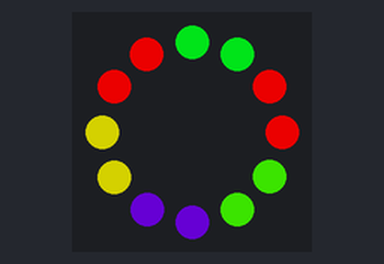
Simulated run of this program. Board: Teensy 3. Shown: 12 RGB LEDs in a ring, first at the top, clockwise. Dim RGB values are drawn brighter than linear; random numbers use the default seed unless the program sets one.

Above: at 0.15 s.
At 4.7 s:
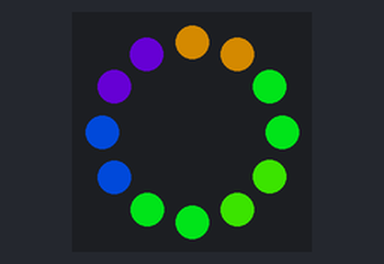
At 13.49 s:
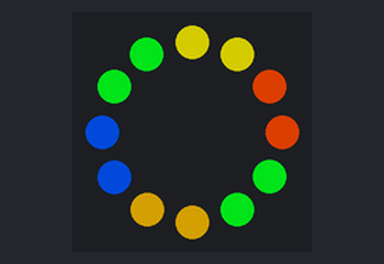
At 20.5 s:
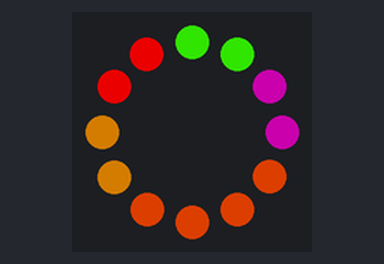
At 26.82 s:
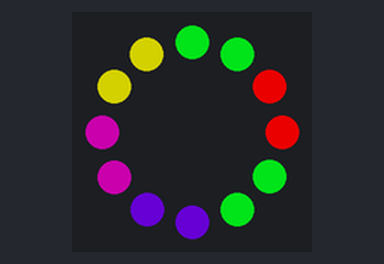
At 37.21 s:
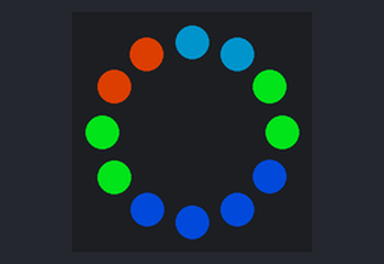

The program:

main.cpp
```cpp
#include <Arduino.h>

#include "leds.hpp"
#include "render.hpp"


void setup() {
    LedController::SetupLedController();
    RenderController::SetupRenderController();
}

void loop() {
    RenderController::RunRenderController();
    LedController::RunLedController();
}
```

leds.hpp
```cpp
#ifndef LEDS_H
#define LEDS_H


#include <FastLED.h>

#define DATA_PIN    1
#define LED_TYPE    WS2811
#define COLOR_ORDER RGB
#define BRIGHTNESS  191
#define CORRECTION  TypicalPixelString

// 50 for 20 hz, 33 for 30 hz
#define LED_REFRESH_MILLIS 33

// #define ROWS            3
// #define COLUMNS         11
// #define LEDS_PER_CELL   8
#define ROWS            2
#define COLUMNS         3
#define LEDS_PER_CELL   2

#define LEDS_COUNT      ROWS * COLUMNS * LEDS_PER_CELL

#define LEDS_PER_ROW    COLUMNS * LEDS_PER_CELL

#define LEDS_PER_COLUMN_SCOOT   2
#define LEDS_PER_ROW_SCOOT      LEDS_PER_COLUMN_SCOOT * COLUMNS

class LedController {
public:


    static void SetupLedController();
    static void RunLedController();

    static void SetLedsColor(const struct CRGB& color);
    static void SetCellColor(const int x, const int y, const struct CRGB& color);

private:
    static void setupFastLed();
    static void setupLedGrid();
    static long last_update_timestamp_;
    static CRGB leds_[LEDS_COUNT];
    static CRGB *led_grid_[COLUMNS][ROWS][LEDS_PER_CELL];
};


#endif /* LEDS_H */
```

render.hpp
```cpp
#ifndef RENDER_H
#define RENDER_H


#include "leds.hpp"
#include "utility.hpp"

enum class RenderControllerStates {
    BLINKER
};

class RenderController {
public:
    static void SetupRenderController();
    static void RunRenderController();
    static CRGB render_leds_[COLUMNS][ROWS];
private:
    static void runRenderer();
    static void setOutput();
    static RenderControllerStates state_;
};


#endif /* RENDER_H */
```

blinker.hpp
```cpp
#ifndef BLINKER_H
#define BLINKER_H

#include "leds.hpp"

enum class BlinkerState {
    STATIC,
    FADING
};


struct Blinker {
public:

    void ResetBlinker(const long timestamp) {
        last_timestamp_ = timestamp;
        state_ = random(2) ? BlinkerState::FADING : BlinkerState::STATIC;
        if (state_ == BlinkerState::FADING) {
            hold_time_ = random(500, 5000);
        } else {
            hold_time_ = random(2000, 5000);
        }
        current_hue_ = getRandomHue();
        next_hue_ = getRandomHue();
    }

    CRGB RunBlinker(const long timestamp) {
        const long elapsed = (float) timestamp - last_timestamp_;
        if (elapsed > hold_time_) {
            doTransition(timestamp);
            return CHSV(current_hue_, 255, 255);
        }
        if (state_ == BlinkerState::STATIC) {
            return CHSV(current_hue_, 255, 255);
        } else {
            uint8_t frac = elapsed / ((float) hold_time_) * 255;
            return CHSV(lerp8by8(current_hue_, next_hue_, frac), 255, 255);
        }
    }

private:

    void doTransition(const long timestamp) {
        last_timestamp_ = timestamp;
        if (state_ == BlinkerState::FADING) {
            state_ = BlinkerState::STATIC;
            current_hue_ = next_hue_;
            hold_time_ = random(2000, 5000);
        } else {
            state_ = BlinkerState::FADING;
            next_hue_ = getRandomHue();
            hold_time_ = random(500, 5000);
        }
    }


    long last_timestamp_;
    long hold_time_;
    BlinkerState state_;
    uint8_t current_hue_;
    uint8_t next_hue_;

    uint8_t getRandomHue() {
        const uint8_t randomInt = random(12);
        return (randomInt / 12.0f) * 255;
    }
};

class BlinkerRenderer {
public:
    static void ResetRenderer(const long timestamp) {
        for (int x = 0; x < COLUMNS; x++) {
            for (int y = 0; y < ROWS; y++) {
                blinkers_[x][y].ResetBlinker(timestamp);
            }
        }
    }
    static void SetupRenderer(const long timestamp) {
        ResetRenderer(timestamp);
    }

    static void RunRenderer(const long timestamp);
private:
    static Blinker blinkers_[COLUMNS][ROWS];
};

#endif /* BLINKER */
```

utility.hpp
```cpp
#ifndef UTILITY_H
#define UTILITY_H


#endif /* UTILITY_H */
```

leds.cpp
```cpp
#include "leds.hpp"

#include <algorithm>

CRGB LedController::leds_[LEDS_COUNT];
CRGB *LedController::led_grid_[COLUMNS][ROWS][LEDS_PER_CELL] = {{{NULL}}};
long LedController::last_update_timestamp_ = 0;

void LedController::SetLedsColor(const struct CRGB &color) {
    fill_solid(leds_, LEDS_COUNT, color);
}

void LedController::SetCellColor(const int x, const int y, const struct CRGB& color) {
    for (int led = 0; led < LEDS_PER_CELL; led++) {
        *led_grid_[x][y][led] = color;
    }
}

void LedController::setupFastLed() {
    FastLED.addLeds<LED_TYPE,DATA_PIN,COLOR_ORDER>(leds_, LEDS_COUNT)
        .setCorrection(CORRECTION)
    ;

    FastLED.setBrightness(BRIGHTNESS);
}

void LedController::setupLedGrid() {
    const float leds_per_row_scoot = (float)LEDS_PER_ROW_SCOOT;
    const float leds_per_column_scoot = (float)LEDS_PER_COLUMN_SCOOT;
    for (float led_number = 0.0f; led_number < LEDS_COUNT; led_number++) {
        // casting hell
        const int row = (int)(led_number / ((float) LEDS_PER_ROW));
        const bool is_odd_row_scoot = ((int) floor(led_number / leds_per_row_scoot)) % 2; // two gives true of false, nothing to do with
                                                                             // physical parameters
        const int nominal_column = ((int) floor(led_number / leds_per_column_scoot)) % COLUMNS;
        const int actual_column = is_odd_row_scoot ? COLUMNS - nominal_column - 1 : nominal_column;
        for (int i = 0; i < LEDS_PER_CELL; i++) {
            if (led_grid_[actual_column][row][i] == NULL) {
                led_grid_[actual_column][row][i] = &leds_[(int)led_number];
                break;
            }
        }
    }
}

void LedController::SetupLedController() {
    setupFastLed();
    setupLedGrid();
    SetLedsColor(CRGB::Black);
    last_update_timestamp_ = millis();
}

void LedController::RunLedController() {
    const long timestamp = millis();
    const long elapsed = timestamp - last_update_timestamp_;
    if (elapsed < LED_REFRESH_MILLIS) {
        const long timeout = LED_REFRESH_MILLIS - elapsed;
        FastLED.delay(timeout);
    }
    FastLED.show();
    last_update_timestamp_ = timestamp;
}
```

render.cpp
```cpp
#include "render.hpp"

#include "renderers/blinker.hpp"

#include <Arduino.h>


CRGB RenderController::render_leds_[COLUMNS][ROWS];
RenderControllerStates RenderController::state_ = RenderControllerStates::BLINKER;

long _timestamp;


void RenderController::SetupRenderController() {
    _timestamp = millis();
    BlinkerRenderer::SetupRenderer(_timestamp);
}


void RenderController::RunRenderController() {
    runRenderer();
    setOutput();
}

void RenderController::runRenderer() {
    _timestamp = millis();
    switch (state_)
    {
    case RenderControllerStates::BLINKER:
        BlinkerRenderer::RunRenderer(_timestamp);
        break;
    default:
        break;
    }
}

void RenderController::setOutput() {
    for (int x= 0; x < COLUMNS; x++) {
        for (int y = 0; y < ROWS; y++) {
            LedController::SetCellColor(x, y, render_leds_[x][y]);
        }
    }
}
```

blinker.cpp
```cpp
#include "renderers/blinker.hpp"
#include "render.hpp"

Blinker BlinkerRenderer::blinkers_[COLUMNS][ROWS];

void BlinkerRenderer::RunRenderer(const long timestamp) {
    for (int x = 0; x < COLUMNS; x++) {
        for (int y = 0; y < ROWS; y++) {
            RenderController::render_leds_[x][y] = blinkers_[x][y].RunBlinker(timestamp);
        }
    }
}
```
